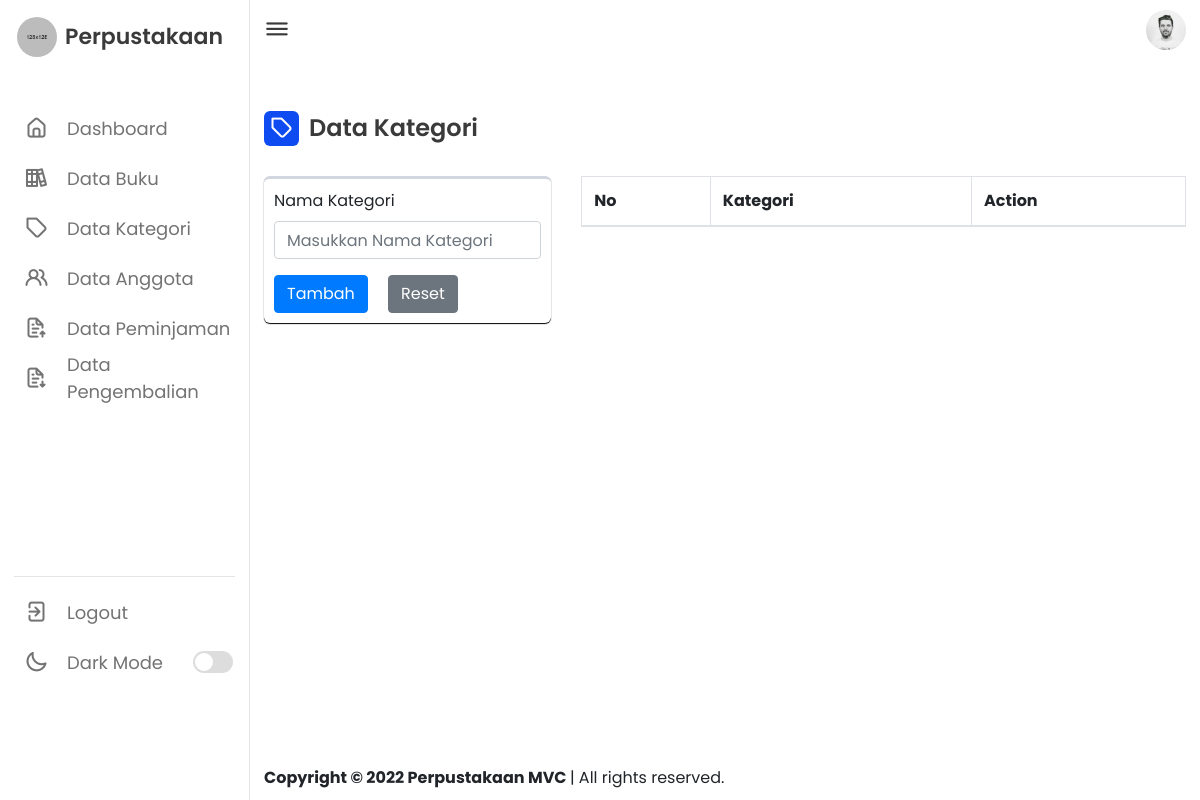
Before: /index.php/kategori with the older database file.
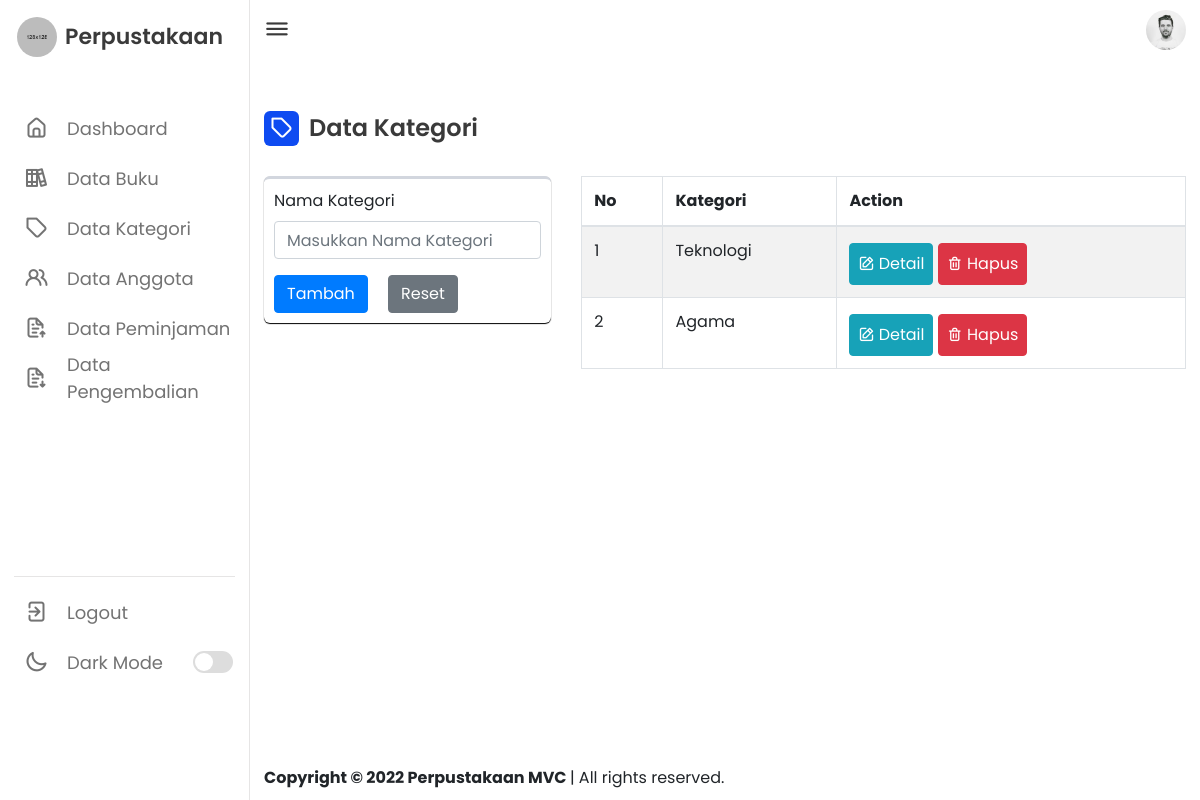
After: the same page with the newer database file.
### tables this page shows
CREATE TABLE `kategori` (
  `id_kategori` int(11) NOT NULL,
  `nama_kategori` varchar(255) NOT NULL,
  `is_deleted` int(11) NOT NULL DEFAULT 0
);

### application/controllers/Kategori.php (called while the page is built, shortened)
<?php
class Kategori extends CI_Controller
{
	public function __construct()
	{
        $this->load->model('Kategori_model');
        $this->load->library('form_validation');
	}
    public function index()
    {
        $data['kategori'] = $this->Kategori_model->getKategori();
        $this->load->view('panel/dash_header');
        $this->load->view('panel/dash_sidebar');
        $this->load->view('page/kategori/kategori', $data);
        $this->load->view('panel/dash_footer');
    }
}
?>

### index.php (called while the page is built, shortened)
<?php
require_once BASEPATH.'core/CodeIgniter.php';

### application/models/Kategori_model.php (called while the page is built, shortened)
<?php
class Kategori_model extends CI_Model
{
    public function getKategori()
    {
        return $this->db->get_where('kategori', ['is_deleted' => 0])->result_array();
    }
}

### application/views/page/kategori/kategori.php (the view, shortened to what this page needs)
<div class="dash-content">
    <div class="activity">
        <div class="wrap">
            <div class="title">
                <i class="uil uil-tag"></i>
                <span class="text">Data Kategori</span>
            </div>
        </div>
        <div class="row">
            <div class="col-lg-4">
                <div class="wrap-input">
                    <form action="<?= base_url('kategori/add_kategori'); ?>" method="post">
                        <div class="form-group">
                            <label for="nama_kategori">Nama Kategori</label>
                            <input type="text" class="form-control" id="nama_kategori" name="nama_kategori" placeholder="Masukkan Nama Kategori">
                        </div>
                        <button type="submit" class="btn btn-primary">Tambah</button>
                        <button type="reset" class="ml-3 btn btn-secondary">Reset</button>
                    </form>
                </div>
            </div>
            <div class="col-lg-8">
                <table id="tb_kategori" class="table table-striped table-bordered" style="width:100%">
                    <thead>
                        <tr>
                            <th>No</th>
                            <th>Kategori</th>
                            <th>Action</th>
                        </tr>
                    </thead>
                    <tbody>
                    <?php $no = 1;
                        foreach ($kategori as $row) { ?>
                        <tr>
                            <td><?= $no++; ?></td>
                            <td><?= $row['nama_kategori']; ?></td>
                            <td>
                                <a href="<?= base_url('kategori/edit/') . $row['id_kategori']; ?>" class="btn btn-info p-2 mt-1">
                                    <i class="uil uil-edit"></i> Detail
                                </a>
                                <a href="<?= base_url('kategori/delete/') . $row['id_kategori']; ?>" class="btn btn-danger p-2 mt-1" onclick="return confirm('Anda yakin akan menghapus buku ini ?')">
                                    <i class="uil uil-trash-alt"></i> Hapus
                                </a>
                            </td>
                        </tr>
                        <?php } ?>
                    </tbody>
                </table>
            </div>
        </div>
    </div>
</div>

Changed rows visible on the page:
added kategori: nama_kategori "Teknologi"
added kategori: nama_kategori "Agama"
